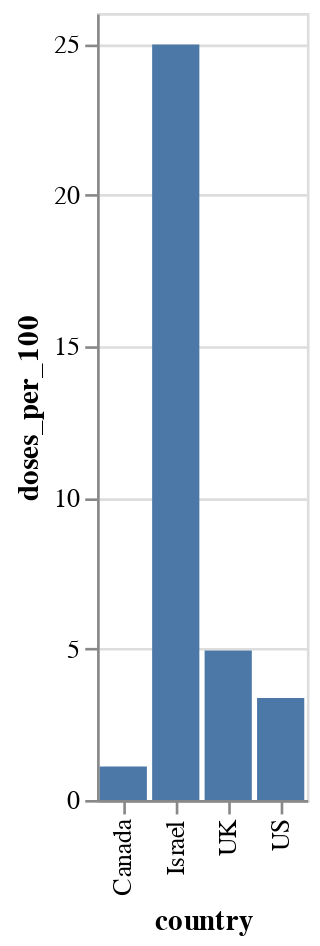

The notebook cell saved with this chart:
### Code cell
alt.Chart(vaccines).encode(x='country', y='doses_per_100').mark_bar()

### Figure 1 — Vega-Lite specification as saved in the notebook (floating-point values rounded to 4 significant figures)
{"config": {"view": {"continuousWidth": 400, "continuousHeight": 300}}, "data": {"name": "data-111025ded4a66a57c652369ef0b21b57"}, "mark": "bar", "encoding": {"x": {"type": "nominal", "field": "country"}, "y": {"type": "quantitative", "field": "doses_per_100"}}, "$schema": "https://vega.github.io/schema/vega-lite/v4.8.1.json", "datasets": {"data-111025ded4a66a57c652369ef0b21b57": [{"country": "Israel", "doses_per_100": 24.96}, {"country": "UK", "doses_per_100": 4.94}, {"country": "US", "doses_per_100": 3.37}, {"country": "Canada", "doses_per_100": 1.11}]}}
